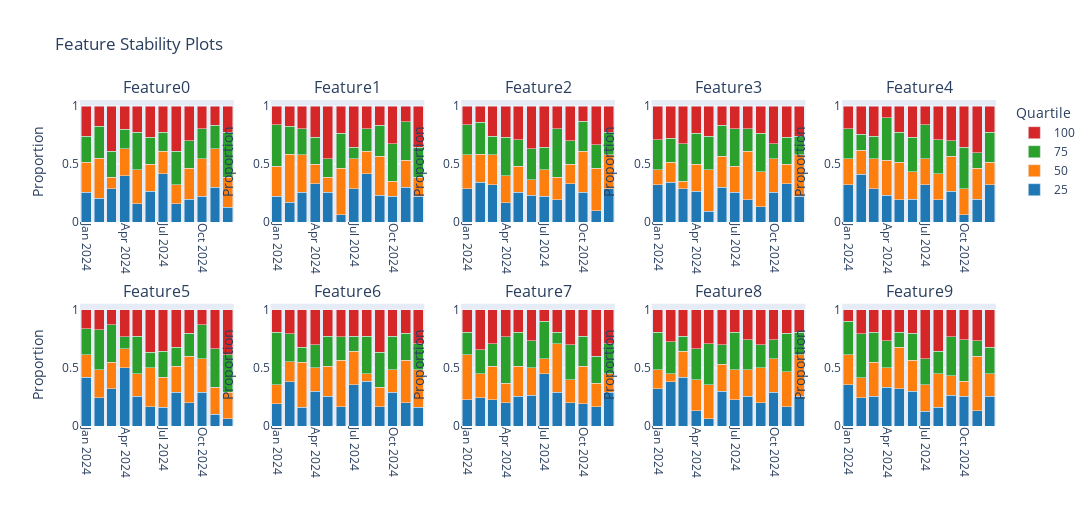

The notebook cell this image was saved under:
### Code cell
fig = plot_feature_stability(df, feature_names)
fig.show()

### Figure 1 — Plotly figure (JSON) as saved in the notebook; plotly's stock layout.template omitted (floating-point values rounded to 4 significant figures)
{"data": [{"marker": {"color": "#1f77b4"}, "name": "25", "showlegend": true, "type": "bar", "x": ["2024-01", "2024-02", "2024-03", "2024-04", "2024-05", "2024-06", "2024-07", "2024-08", "2024-09", "2024-10", "2024-11", "2024-12"], "xaxis": "x", "y": [0.2581, 0.2069, 0.2903, 0.4, 0.1613, 0.2667, 0.4194, 0.1613, 0.2, 0.2258, 0.3, 0.129], "yaxis": "y"}, {"marker": {"color": "#ff7f0e"}, "name": "50", "showlegend": true, "type": "bar", "x": ["2024-01", "2024-02", "2024-03", "2024-04", "2024-05", "2024-06", "2024-07", "2024-08", "2024-09", "2024-10", "2024-11", "2024-12"], "xaxis": "x", "y": [0.2581, 0.3448, 0.09677, 0.2333, 0.2903, 0.2333, 0.1935, 0.1613, 0.2667, 0.3226, 0.3333, 0.2581], "yaxis": "y"}, {"marker": {"color": "#2ca02c"}, "name": "75", "showlegend": true, "type": "bar", "x": ["2024-01", "2024-02", "2024-03", "2024-04", "2024-05", "2024-06", "2024-07", "2024-08", "2024-09", "2024-10", "2024-11", "2024-12"], "xaxis": "x", "y": [0.2258, 0.2759, 0.2258, 0.1667, 0.3226, 0.2333, 0.1613, 0.2903, 0.2333, 0.2581, 0.2, 0.3871], "yaxis": "y"}, {"marker": {"color": "#d62728"}, "name": "100", "showlegend": true, "type": "bar", "x": ["2024-01", "2024-02", "2024-03", "2024-04", "2024-05", "2024-06", "2024-07", "2024-08", "2024-09", "2024-10", "2024-11", "2024-12"], "xaxis": "x", "y": [0.2581, 0.1724, 0.3871, 0.2, 0.2258, 0.2667, 0.2258, 0.3871, 0.3, 0.1935, 0.1667, 0.2258], "yaxis": "y"}, {"marker": {"color": "#1f77b4"}, "name": "25", "showlegend": false, "type": "bar", "x": ["2024-01", "2024-02", "2024-03", "2024-04", "2024-05", "2024-06", "2024-07", "2024-08", "2024-09", "2024-10", "2024-11", "2024-12"], "xaxis": "x2", "y": [0.2258, 0.1724, 0.2581, 0.3333, 0.2581, 0.06667, 0.2903, 0.4194, 0.2333, 0.2258, 0.3, 0.2258], "yaxis": "y2"}, {"marker": {"color": "#ff7f0e"}, "name": "50", "showlegend": false, "type": "bar", "x": ["2024-01", "2024-02", "2024-03", "2024-04", "2024-05", "2024-06", "2024-07", "2024-08", "2024-09", "2024-10", "2024-11", "2024-12"], "xaxis": "x2", "y": [0.2581, 0.4138, 0.3226, 0.1667, 0.129, 0.4, 0.2581, 0.1935, 0.3333, 0.129, 0.2333, 0.1613], "yaxis": "y2"}, {"marker": {"color": "#2ca02c"}, "name": "75", "showlegend": false, "type": "bar", "x": ["2024-01", "2024-02", "2024-03", "2024-04", "2024-05", "2024-06", "2024-07", "2024-08", "2024-09", "2024-10", "2024-11", "2024-12"], "xaxis": "x2", "y": [0.3548, 0.2414, 0.2258, 0.2333, 0.1613, 0.3, 0.09677, 0.1935, 0.2667, 0.3226, 0.3333, 0.2581], "yaxis": "y2"}, {"marker": {"color": "#d62728"}, "name": "100", "showlegend": false, "type": "bar", "x": ["2024-01", "2024-02", "2024-03", "2024-04", "2024-05", "2024-06", "2024-07", "2024-08", "2024-09", "2024-10", "2024-11", "2024-12"], "xaxis": "x2", "y": [0.1613, 0.1724, 0.1935, 0.2667, 0.4516, 0.2333, 0.3548, 0.1935, 0.1667, 0.3226, 0.1333, 0.3548], "yaxis": "y2"}, {"marker": {"color": "#1f77b4"}, "name": "25", "showlegend": false, "type": "bar", "x": ["2024-01", "2024-02", "2024-03", "2024-04", "2024-05", "2024-06", "2024-07", "2024-08", "2024-09", "2024-10", "2024-11", "2024-12"], "xaxis": "x3", "y": [0.2903, 0.3448, 0.3226, 0.1667, 0.2581, 0.2333, 0.2258, 0.1935, 0.3333, 0.2581, 0.1, 0.2903], "yaxis": "y3"}, {"marker": {"color": "#ff7f0e"}, "name": "50", "showlegend": false, "type": "bar", "x": ["2024-01", "2024-02", "2024-03", "2024-04", "2024-05", "2024-06", "2024-07", "2024-08", "2024-09", "2024-10", "2024-11", "2024-12"], "xaxis": "x3", "y": [0.2903, 0.2414, 0.2581, 0.2333, 0.2258, 0.1333, 0.2258, 0.1935, 0.1667, 0.3548, 0.3667, 0.2903], "yaxis": "y3"}, {"marker": {"color": "#2ca02c"}, "name": "75", "showlegend": false, "type": "bar", "x": ["2024-01", "2024-02", "2024-03", "2024-04", "2024-05", "2024-06", "2024-07", "2024-08", "2024-09", "2024-10", "2024-11", "2024-12"], "xaxis": "x3", "y": [0.2581, 0.2759, 0.1613, 0.3333, 0.2258, 0.2667, 0.1935, 0.4194, 0.2, 0.2581, 0.2, 0.1935], "yaxis": "y3"}, {"marker": {"color": "#d62728"}, "name": "100", "showlegend": false, "type": "bar", "x": ["2024-01", "2024-02", "2024-03", "2024-04", "2024-05", "2024-06", "2024-07", "2024-08", "2024-09", "2024-10", "2024-11", "2024-12"], "xaxis": "x3", "y": [0.1613, 0.1379, 0.2581, 0.2667, 0.2903, 0.3667, 0.3548, 0.1935, 0.3, 0.129, 0.3333, 0.2258], "yaxis": "y3"}, {"marker": {"color": "#1f77b4"}, "name": "25", "showlegend": false, "type": "bar", "x": ["2024-01", "2024-02", "2024-03", "2024-04", "2024-05", "2024-06", "2024-07", "2024-08", "2024-09", "2024-10", "2024-11", "2024-12"], "xaxis": "x4", "y": [0.3226, 0.3448, 0.2903, 0.2667, 0.09677, 0.3, 0.2581, 0.1935, 0.1333, 0.2581, 0.3333, 0.2258], "yaxis": "y4"}, {"marker": {"color": "#ff7f0e"}, "name": "50", "showlegend": false, "type": "bar", "x": ["2024-01", "2024-02", "2024-03", "2024-04", "2024-05", "2024-06", "2024-07", "2024-08", "2024-09", "2024-10", "2024-11", "2024-12"], "xaxis": "x4", "y": [0.129, 0.1724, 0.06452, 0.2333, 0.3548, 0.2667, 0.2258, 0.4194, 0.3, 0.2903, 0.1667, 0.3548], "yaxis": "y4"}, {"marker": {"color": "#2ca02c"}, "name": "75", "showlegend": false, "type": "bar", "x": ["2024-01", "2024-02", "2024-03", "2024-04", "2024-05", "2024-06", "2024-07", "2024-08", "2024-09", "2024-10", "2024-11", "2024-12"], "xaxis": "x4", "y": [0.2581, 0.2069, 0.3226, 0.2667, 0.2903, 0.2667, 0.3226, 0.1935, 0.3333, 0.129, 0.2333, 0.1613], "yaxis": "y4"}, {"marker": {"color": "#d62728"}, "name": "100", "showlegend": false, "type": "bar", "x": ["2024-01", "2024-02", "2024-03", "2024-04", "2024-05", "2024-06", "2024-07", "2024-08", "2024-09", "2024-10", "2024-11", "2024-12"], "xaxis": "x4", "y": [0.2903, 0.2759, 0.3226, 0.2333, 0.2581, 0.1667, 0.1935, 0.1935, 0.2333, 0.3226, 0.2667, 0.2581], "yaxis": "y4"}, {"marker": {"color": "#1f77b4"}, "name": "25", "showlegend": false, "type": "bar", "x": ["2024-01", "2024-02", "2024-03", "2024-04", "2024-05", "2024-06", "2024-07", "2024-08", "2024-09", "2024-10", "2024-11", "2024-12"], "xaxis": "x5", "y": [0.3226, 0.4138, 0.2903, 0.2333, 0.1935, 0.2, 0.3226, 0.1935, 0.2667, 0.06452, 0.2, 0.3226], "yaxis": "y5"}, {"marker": {"color": "#ff7f0e"}, "name": "50", "showlegend": false, "type": "bar", "x": ["2024-01", "2024-02", "2024-03", "2024-04", "2024-05", "2024-06", "2024-07", "2024-08", "2024-09", "2024-10", "2024-11", "2024-12"], "xaxis": "x5", "y": [0.2258, 0.2069, 0.2581, 0.3, 0.3226, 0.2333, 0.2258, 0.2258, 0.3, 0.2258, 0.2667, 0.1935], "yaxis": "y5"}, {"marker": {"color": "#2ca02c"}, "name": "75", "showlegend": false, "type": "bar", "x": ["2024-01", "2024-02", "2024-03", "2024-04", "2024-05", "2024-06", "2024-07", "2024-08", "2024-09", "2024-10", "2024-11", "2024-12"], "xaxis": "x5", "y": [0.2581, 0.1379, 0.1935, 0.3667, 0.2581, 0.3, 0.2903, 0.2903, 0.1333, 0.3548, 0.1333, 0.2581], "yaxis": "y5"}, {"marker": {"color": "#d62728"}, "name": "100", "showlegend": false, "type": "bar", "x": ["2024-01", "2024-02", "2024-03", "2024-04", "2024-05", "2024-06", "2024-07", "2024-08", "2024-09", "2024-10", "2024-11", "2024-12"], "xaxis": "x5", "y": [0.1935, 0.2414, 0.2581, 0.1, 0.2258, 0.2667, 0.1613, 0.2903, 0.3, 0.3548, 0.4, 0.2258], "yaxis": "y5"}, {"marker": {"color": "#1f77b4"}, "name": "25", "showlegend": false, "type": "bar", "x": ["2024-01", "2024-02", "2024-03", "2024-04", "2024-05", "2024-06", "2024-07", "2024-08", "2024-09", "2024-10", "2024-11", "2024-12"], "xaxis": "x6", "y": [0.4194, 0.2414, 0.3226, 0.5, 0.2581, 0.1667, 0.1613, 0.2903, 0.2, 0.2903, 0.1, 0.06452], "yaxis": "y6"}, {"marker": {"color": "#ff7f0e"}, "name": "50", "showlegend": false, "type": "bar", "x": ["2024-01", "2024-02", "2024-03", "2024-04", "2024-05", "2024-06", "2024-07", "2024-08", "2024-09", "2024-10", "2024-11", "2024-12"], "xaxis": "x6", "y": [0.1935, 0.2414, 0.2258, 0.1667, 0.1935, 0.3333, 0.2581, 0.2258, 0.4, 0.2903, 0.2333, 0.2258], "yaxis": "y6"}, {"marker": {"color": "#2ca02c"}, "name": "75", "showlegend": false, "type": "bar", "x": ["2024-01", "2024-02", "2024-03", "2024-04", "2024-05", "2024-06", "2024-07", "2024-08", "2024-09", "2024-10", "2024-11", "2024-12"], "xaxis": "x6", "y": [0.2258, 0.3448, 0.3226, 0.1, 0.3226, 0.1333, 0.2258, 0.1613, 0.2, 0.2903, 0.3333, 0.3226], "yaxis": "y6"}, {"marker": {"color": "#d62728"}, "name": "100", "showlegend": false, "type": "bar", "x": ["2024-01", "2024-02", "2024-03", "2024-04", "2024-05", "2024-06", "2024-07", "2024-08", "2024-09", "2024-10", "2024-11", "2024-12"], "xaxis": "x6", "y": [0.1613, 0.1724, 0.129, 0.2333, 0.2258, 0.3667, 0.3548, 0.3226, 0.2, 0.129, 0.3333, 0.3871], "yaxis": "y6"}, {"marker": {"color": "#1f77b4"}, "name": "25", "showlegend": false, "type": "bar", "x": ["2024-01", "2024-02", "2024-03", "2024-04", "2024-05", "2024-06", "2024-07", "2024-08", "2024-09", "2024-10", "2024-11", "2024-12"], "xaxis": "x7", "y": [0.1935, 0.3793, 0.1613, 0.3, 0.2581, 0.1667, 0.3548, 0.3871, 0.1667, 0.2903, 0.2, 0.1613], "yaxis": "y7"}, {"marker": {"color": "#ff7f0e"}, "name": "50", "showlegend": false, "type": "bar", "x": ["2024-01", "2024-02", "2024-03", "2024-04", "2024-05", "2024-06", "2024-07", "2024-08", "2024-09", "2024-10", "2024-11", "2024-12"], "xaxis": "x7", "y": [0.1613, 0.1724, 0.3871, 0.2, 0.2581, 0.4, 0.2903, 0.06452, 0.1667, 0.1935, 0.3667, 0.3226], "yaxis": "y7"}, {"marker": {"color": "#2ca02c"}, "name": "75", "showlegend": false, "type": "bar", "x": ["2024-01", "2024-02", "2024-03", "2024-04", "2024-05", "2024-06", "2024-07", "2024-08", "2024-09", "2024-10", "2024-11", "2024-12"], "xaxis": "x7", "y": [0.4516, 0.2414, 0.129, 0.2, 0.2581, 0.2, 0.129, 0.3226, 0.3, 0.2903, 0.2333, 0.2258], "yaxis": "y7"}, {"marker": {"color": "#d62728"}, "name": "100", "showlegend": false, "type": "bar", "x": ["2024-01", "2024-02", "2024-03", "2024-04", "2024-05", "2024-06", "2024-07", "2024-08", "2024-09", "2024-10", "2024-11", "2024-12"], "xaxis": "x7", "y": [0.1935, 0.2069, 0.3226, 0.3, 0.2258, 0.2333, 0.2258, 0.2258, 0.3667, 0.2258, 0.2, 0.2903], "yaxis": "y7"}, {"marker": {"color": "#1f77b4"}, "name": "25", "showlegend": false, "type": "bar", "x": ["2024-01", "2024-02", "2024-03", "2024-04", "2024-05", "2024-06", "2024-07", "2024-08", "2024-09", "2024-10", "2024-11", "2024-12"], "xaxis": "x8", "y": [0.2258, 0.2414, 0.2258, 0.2, 0.2581, 0.2667, 0.4516, 0.2903, 0.2, 0.1935, 0.1667, 0.2903], "yaxis": "y8"}, {"marker": {"color": "#ff7f0e"}, "name": "50", "showlegend": false, "type": "bar", "x": ["2024-01", "2024-02", "2024-03", "2024-04", "2024-05", "2024-06", "2024-07", "2024-08", "2024-09", "2024-10", "2024-11", "2024-12"], "xaxis": "x8", "y": [0.3871, 0.2069, 0.2903, 0.1667, 0.2581, 0.2333, 0.129, 0.4194, 0.2, 0.3226, 0.2, 0.1613], "yaxis": "y8"}, {"marker": {"color": "#2ca02c"}, "name": "75", "showlegend": false, "type": "bar", "x": ["2024-01", "2024-02", "2024-03", "2024-04", "2024-05", "2024-06", "2024-07", "2024-08", "2024-09", "2024-10", "2024-11", "2024-12"], "xaxis": "x8", "y": [0.1935, 0.2069, 0.1935, 0.4, 0.2903, 0.2333, 0.3226, 0.09677, 0.3, 0.2581, 0.2333, 0.2581], "yaxis": "y8"}, {"marker": {"color": "#d62728"}, "name": "100", "showlegend": false, "type": "bar", "x": ["2024-01", "2024-02", "2024-03", "2024-04", "2024-05", "2024-06", "2024-07", "2024-08", "2024-09", "2024-10", "2024-11", "2024-12"], "xaxis": "x8", "y": [0.1935, 0.3448, 0.2903, 0.2333, 0.1935, 0.2667, 0.09677, 0.1935, 0.3, 0.2258, 0.4, 0.2903], "yaxis": "y8"}, {"marker": {"color": "#1f77b4"}, "name": "25", "showlegend": false, "type": "bar", "x": ["2024-01", "2024-02", "2024-03", "2024-04", "2024-05", "2024-06", "2024-07", "2024-08", "2024-09", "2024-10", "2024-11", "2024-12"], "xaxis": "x9", "y": [0.3226, 0.3793, 0.4194, 0.1333, 0.06452, 0.3, 0.2258, 0.2581, 0.2, 0.2903, 0.1667, 0.2581], "yaxis": "y9"}, {"marker": {"color": "#ff7f0e"}, "name": "50", "showlegend": false, "type": "bar", "x": ["2024-01", "2024-02", "2024-03", "2024-04", "2024-05", "2024-06", "2024-07", "2024-08", "2024-09", "2024-10", "2024-11", "2024-12"], "xaxis": "x9", "y": [0.1613, 0.06897, 0.2258, 0.2667, 0.2903, 0.2333, 0.2581, 0.2258, 0.3, 0.2903, 0.3, 0.3548], "yaxis": "y9"}, {"marker": {"color": "#2ca02c"}, "name": "75", "showlegend": false, "type": "bar", "x": ["2024-01", "2024-02", "2024-03", "2024-04", "2024-05", "2024-06", "2024-07", "2024-08", "2024-09", "2024-10", "2024-11", "2024-12"], "xaxis": "x9", "y": [0.3226, 0.2759, 0.129, 0.2667, 0.3548, 0.1667, 0.3226, 0.2581, 0.2, 0.1613, 0.3333, 0.1935], "yaxis": "y9"}, {"marker": {"color": "#d62728"}, "name": "100", "showlegend": false, "type": "bar", "x": ["2024-01", "2024-02", "2024-03", "2024-04", "2024-05", "2024-06", "2024-07", "2024-08", "2024-09", "2024-10", "2024-11", "2024-12"], "xaxis": "x9", "y": [0.1935, 0.2759, 0.2258, 0.3333, 0.2903, 0.3, 0.1935, 0.2581, 0.3, 0.2581, 0.2, 0.1935], "yaxis": "y9"}, {"marker": {"color": "#1f77b4"}, "name": "25", "showlegend": false, "type": "bar", "x": ["2024-01", "2024-02", "2024-03", "2024-04", "2024-05", "2024-06", "2024-07", "2024-08", "2024-09", "2024-10", "2024-11", "2024-12"], "xaxis": "x10", "y": [0.3548, 0.2414, 0.2581, 0.3333, 0.3226, 0.3, 0.129, 0.1613, 0.2667, 0.2581, 0.1333, 0.2581], "yaxis": "y10"}, {"marker": {"color": "#ff7f0e"}, "name": "50", "showlegend": false, "type": "bar", "x": ["2024-01", "2024-02", "2024-03", "2024-04", "2024-05", "2024-06", "2024-07", "2024-08", "2024-09", "2024-10", "2024-11", "2024-12"], "xaxis": "x10", "y": [0.2581, 0.1724, 0.2903, 0.1667, 0.3548, 0.2667, 0.2258, 0.2903, 0.1667, 0.129, 0.4667, 0.1935], "yaxis": "y10"}, {"marker": {"color": "#2ca02c"}, "name": "75", "showlegend": false, "type": "bar", "x": ["2024-01", "2024-02", "2024-03", "2024-04", "2024-05", "2024-06", "2024-07", "2024-08", "2024-09", "2024-10", "2024-11", "2024-12"], "xaxis": "x10", "y": [0.2903, 0.3793, 0.2581, 0.2333, 0.129, 0.2333, 0.2258, 0.1935, 0.3333, 0.3548, 0.1333, 0.2258], "yaxis": "y10"}, {"marker": {"color": "#d62728"}, "name": "100", "showlegend": false, "type": "bar", "x": ["2024-01", "2024-02", "2024-03", "2024-04", "2024-05", "2024-06", "2024-07", "2024-08", "2024-09", "2024-10", "2024-11", "2024-12"], "xaxis": "x10", "y": [0.09677, 0.2069, 0.1935, 0.2667, 0.1935, 0.2, 0.4194, 0.3548, 0.2333, 0.2581, 0.2667, 0.3226], "yaxis": "y10"}], "layout": {"annotations": [{"font": {"size": 16}, "showarrow": false, "text": "Feature0", "x": 0.084, "xanchor": "center", "xref": "paper", "y": 1, "yanchor": "bottom", "yref": "paper"}, {"font": {"size": 16}, "showarrow": false, "text": "Feature1", "x": 0.292, "xanchor": "center", "xref": "paper", "y": 1, "yanchor": "bottom", "yref": "paper"}, {"font": {"size": 16}, "showarrow": false, "text": "Feature2", "x": 0.5, "xanchor": "center", "xref": "paper", "y": 1, "yanchor": "bottom", "yref": "paper"}, {"font": {"size": 16}, "showarrow": false, "text": "Feature3", "x": 0.708, "xanchor": "center", "xref": "paper", "y": 1, "yanchor": "bottom", "yref": "paper"}, {"font": {"size": 16}, "showarrow": false, "text": "Feature4", "x": 0.916, "xanchor": "center", "xref": "paper", "y": 1, "yanchor": "bottom", "yref": "paper"}, {"font": {"size": 16}, "showarrow": false, "text": "Feature5", "x": 0.084, "xanchor": "center", "xref": "paper", "y": 0.375, "yanchor": "bottom", "yref": "paper"}, {"font": {"size": 16}, "showarrow": false, "text": "Feature6", "x": 0.292, "xanchor": "center", "xref": "paper", "y": 0.375, "yanchor": "bottom", "yref": "paper"}, {"font": {"size": 16}, "showarrow": false, "text": "Feature7", "x": 0.5, "xanchor": "center", "xref": "paper", "y": 0.375, "yanchor": "bottom", "yref": "paper"}, {"font": {"size": 16}, "showarrow": false, "text": "Feature8", "x": 0.708, "xanchor": "center", "xref": "paper", "y": 0.375, "yanchor": "bottom", "yref": "paper"}, {"font": {"size": 16}, "showarrow": false, "text": "Feature9", "x": 0.916, "xanchor": "center", "xref": "paper", "y": 0.375, "yanchor": "bottom", "yref": "paper"}], "barmode": "stack", "height": 506.2, "legend": {"title": {"text": "Quartile"}}, "title": {"text": "Feature Stability Plots"}, "width": 1500, "xaxis": {"anchor": "y", "domain": [0, 0.168], "tickangle": 90}, "xaxis10": {"anchor": "y10", "domain": [0.832, 1], "tickangle": 90}, "xaxis2": {"anchor": "y2", "domain": [0.208, 0.376], "tickangle": 90}, "xaxis3": {"anchor": "y3", "domain": [0.416, 0.584], "tickangle": 90}, "xaxis4": {"anchor": "y4", "domain": [0.624, 0.792], "tickangle": 90}, "xaxis5": {"anchor": "y5", "domain": [0.832, 1], "tickangle": 90}, "xaxis6": {"anchor": "y6", "domain": [0, 0.168], "tickangle": 90}, "xaxis7": {"anchor": "y7", "domain": [0.208, 0.376], "tickangle": 90}, "xaxis8": {"anchor": "y8", "domain": [0.416, 0.584], "tickangle": 90}, "xaxis9": {"anchor": "y9", "domain": [0.624, 0.792], "tickangle": 90}, "yaxis": {"anchor": "x", "domain": [0.625, 1], "title": {"text": "Proportion"}}, "yaxis10": {"anchor": "x10", "domain": [0, 0.375], "title": {"text": "Proportion"}}, "yaxis2": {"anchor": "x2", "domain": [0.625, 1], "title": {"text": "Proportion"}}, "yaxis3": {"anchor": "x3", "domain": [0.625, 1], "title": {"text": "Proportion"}}, "yaxis4": {"anchor": "x4", "domain": [0.625, 1], "title": {"text": "Proportion"}}, "yaxis5": {"anchor": "x5", "domain": [0.625, 1], "title": {"text": "Proportion"}}, "yaxis6": {"anchor": "x6", "domain": [0, 0.375], "title": {"text": "Proportion"}}, "yaxis7": {"anchor": "x7", "domain": [0, 0.375], "title": {"text": "Proportion"}}, "yaxis8": {"anchor": "x8", "domain": [0, 0.375], "title": {"text": "Proportion"}}, "yaxis9": {"anchor": "x9", "domain": [0, 0.375], "title": {"text": "Proportion"}}}}
